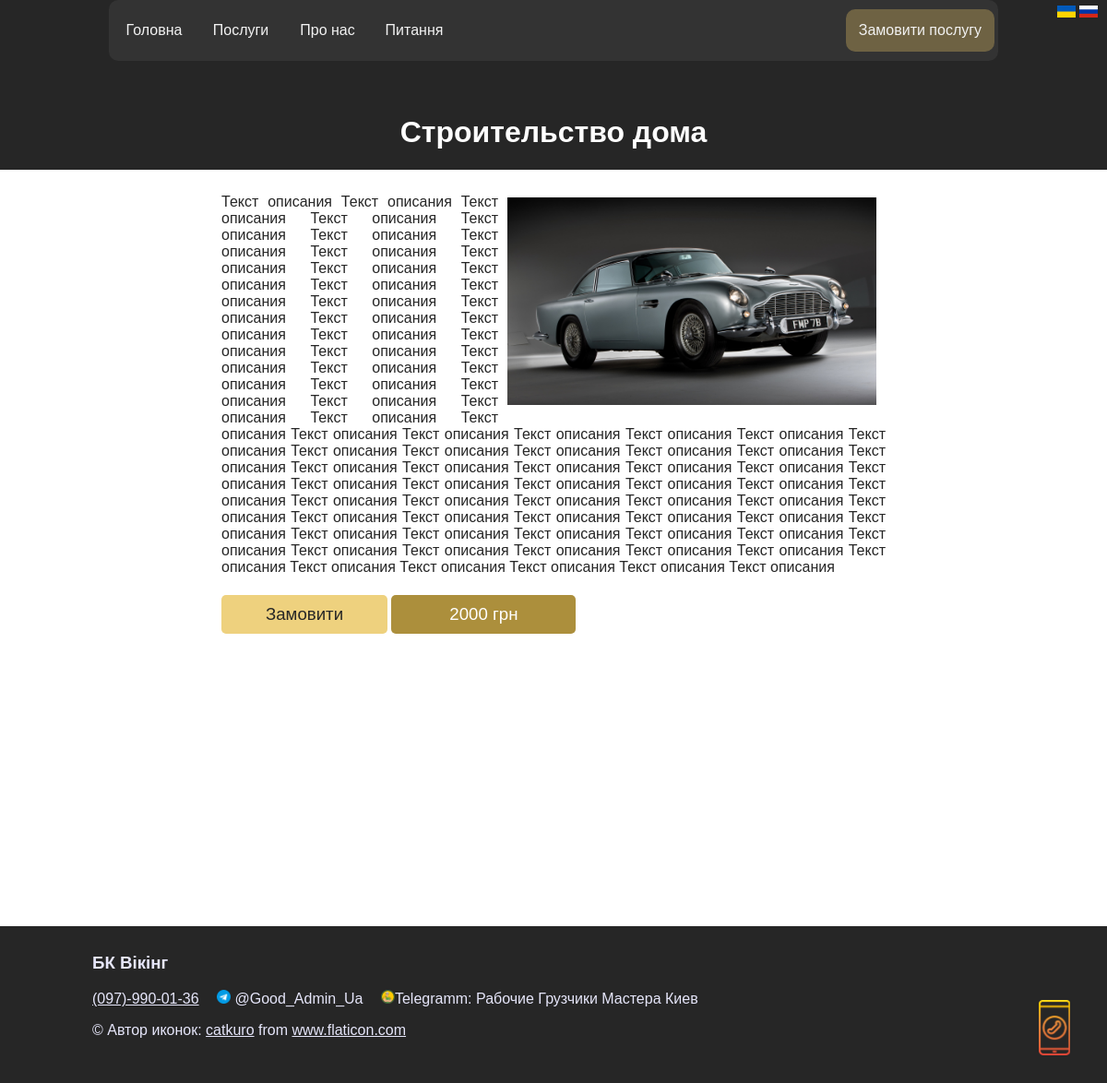
Page /uk/services/2 on the committed database.
### main/models.py (models this page shows, shortened)
class ServicesAndPrice(models.Model):
    service = models.TextField(_('Послуга'), max_length=100)
    description = models.TextField(_('Опис'), null=True, blank=True)
    price = models.DecimalField(_('Ціна'), max_digits=6, decimal_places=0)
    si = models.CharField(_('Одиниці виміру'), max_length=20, null=True, blank=True, default='грн')
    image = models.ImageField(_('Зображення'), null=True, blank=True, upload_to='var/www/file_project/media/images/')
    class Meta:
        verbose_name = _('Послуга')
        verbose_name_plural = _('Послуги')

### main/views.py (the view)
# urls.py: path('services/<int:pk>', views.ServiceDetailView.as_view(), name='service_detail')
class ServiceDetailView(DetailView):
    model = ServicesAndPrice
    template_name = 'main/detail.html'
    context_object_name = 'detail'

### main/templates/main/detail.html (shortened to what this page needs)
{% extends 'main/base.html' %}
{% load i18n %}
{% load static %}
{% block content %}
    <h1>{{ detail.service }}</h1>
{% endblock %}
{% block contentFullWidth %}
<div style="display: inline-block;">
    {% if detail.description %}
        {% if detail.image %}<div class="imgDetail"><img src="{{ detail.image.url }}" alt="image" width="400px"></div>{% endif %}
        <p>{{ detail.description }}</p>
    {% else %}<h2>Ціна даної послуги:</h2>
    {% endif %}
</div>
    <a style="text-decoration: none" href="{% url 'order' %}"><div class="priceDetail button" style="color: #262626">{% translate 'Замовити' %}</div></a>
    <div class="priceDetail">{{ detail.price }} {{ detail.si }}</div>
{% endblock %}

### static/main/style/style.css (style rules this page uses)
html { //height: 100%; margin: 0; padding: 0; font-family: sans-serif; background-color: #262626; color: #ffffff; }
body { margin: 0; padding: 0; //background: #262626; min-height:1100px; //text-align: center; }
.imgDetail { float: right; width: 400px; margin: 20px 10px 10px; }
.priceDetail { background-color: #ac8f3c; padding: 10px 30px; //position: absolute; display: inline-block; width: 140px; text-align: center; border-radius: 5px; color: #ffffff; font-size: 14pt; }
.button { padding: 10px 20px; border-radius: 5px; margin-top: 5px; background-color: #eed17e; border: none; transition: background-color 0.3s, box-shadow 0.3s; }

### rows in the picture
ServicesAndPrice: service "Строительство дома", image (picture), description "Текст описания Текст описания Текст описания Текст описания Текст описания Текст описания Текст описания Текст описания Текст описания Текст описания Текст описания Текст описания Текст описания Текст описания Текст описания Текст описания Текст описания Текст описания Текст описания Текст описания Текст описания Текст описания Текст описания Текст описания Текст описания Текст описания Текст описания Текст описания Текст описания Текст описания Текст описания Текст описания Текст описания Текст описания Текст описания Текст описания Текст описания Текст описания Текст описания Текст описания Текст описания Текст описания Текст описания Текст описания Текст описания Текст описания Текст…", price "2000", si "грн"
